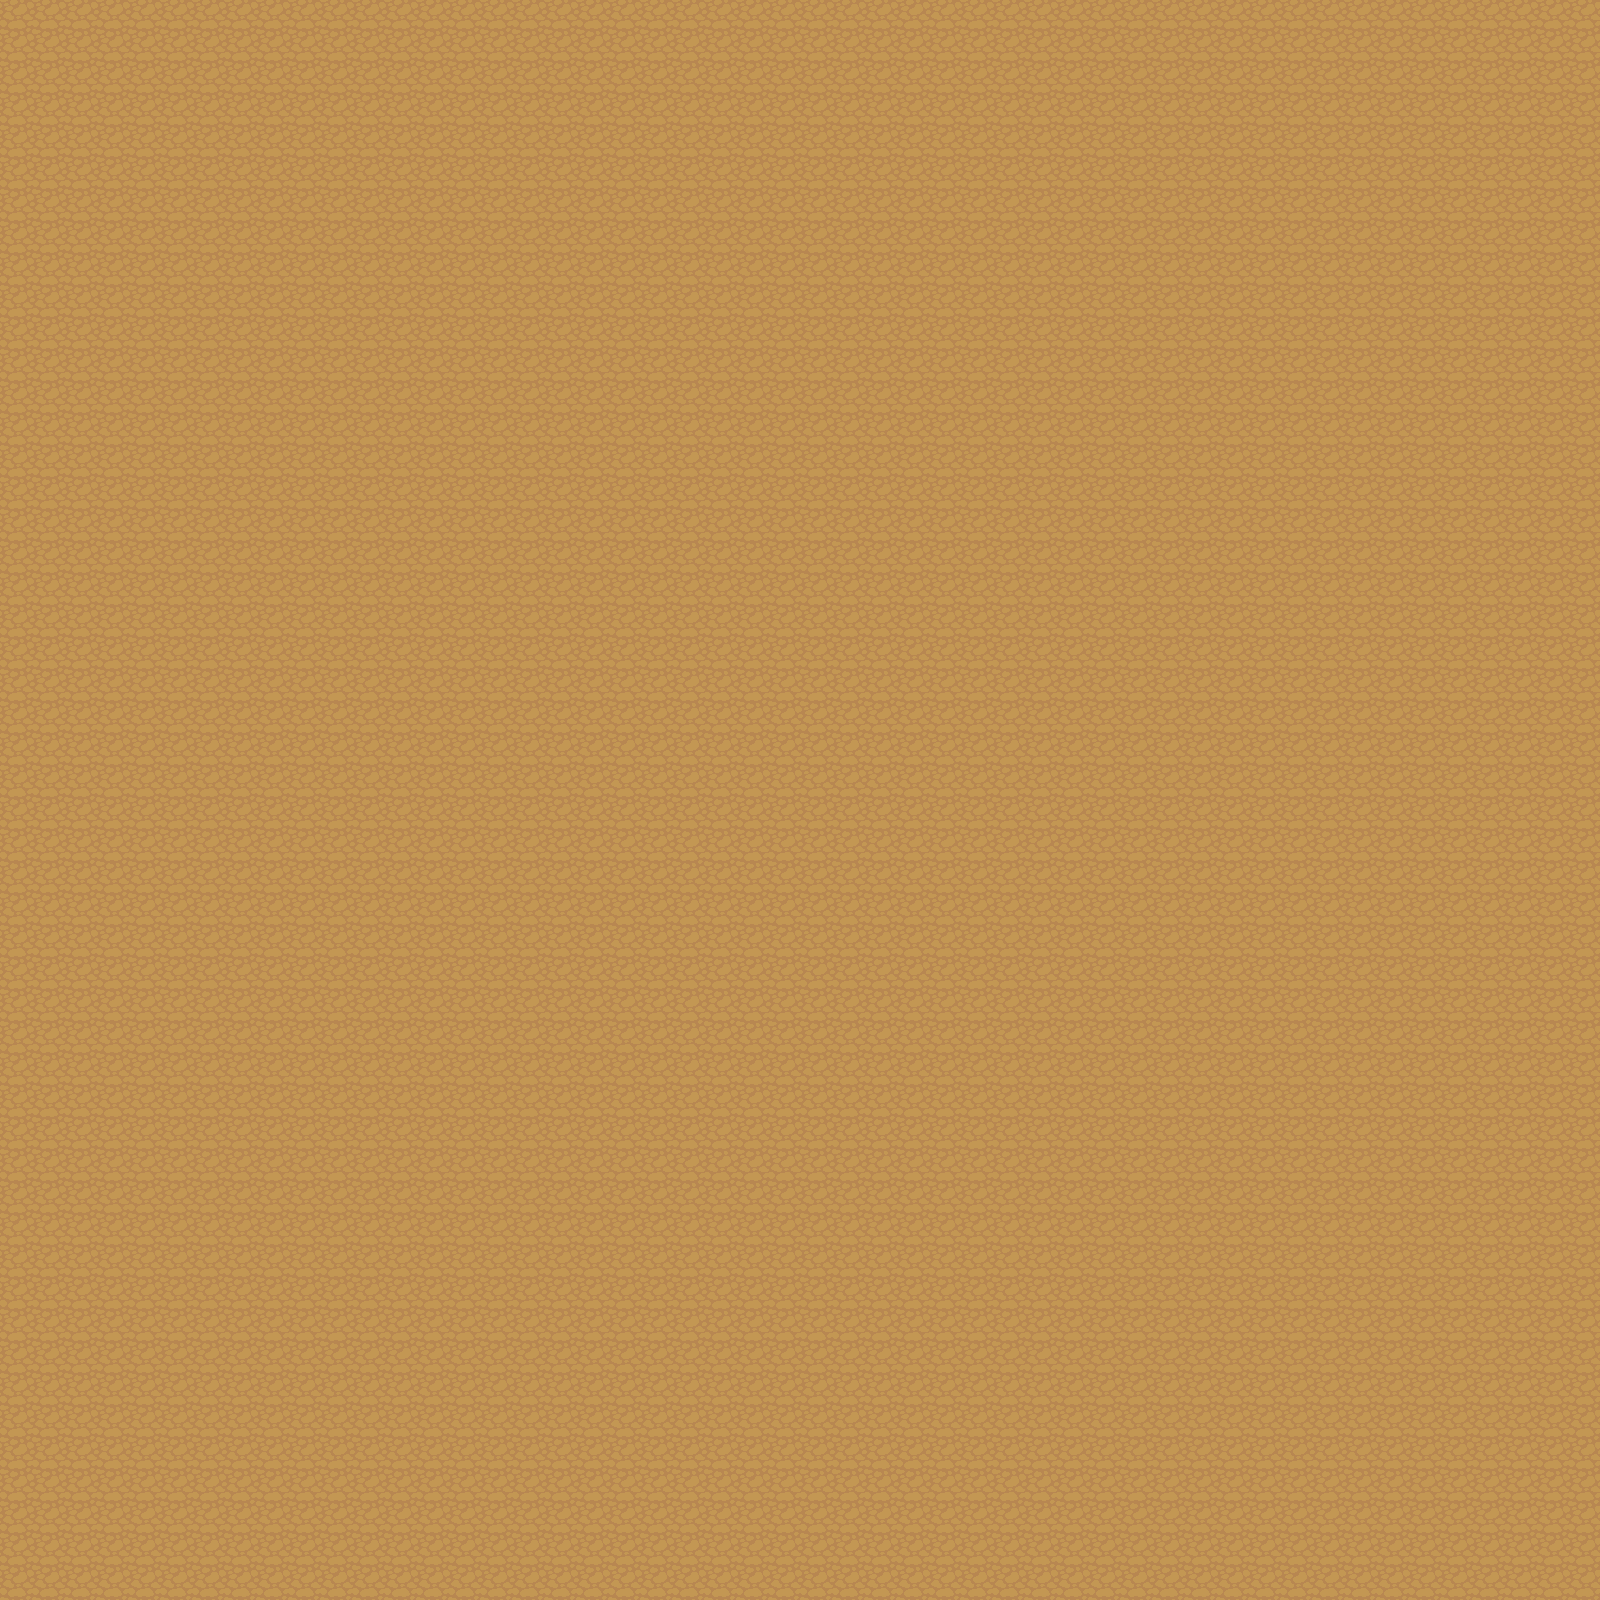

This game map was drawn from its Tiled (.tmx) file and the tilesets committed beside it. A one-line description and the trimmed map source follow:
An orthogonal 50x50 tile map with 32x32 px tiles, 1 tile layer (Underground).

<map version="1.2" tiledversion="1.2.1" orientation="orthogonal" renderorder="right-down" width="50" height="50" tilewidth="32" tileheight="32" infinite="0" nextlayerid="5" nextobjectid="1">
 <tileset firstgid="1" source="tileset.tsx" />
 <layer id="1" name="Underground" width="50" height="50">
  <data>[2500 cells, 2500 non-empty, 1 distinct tile ids]</data>
 </layer>
</map>